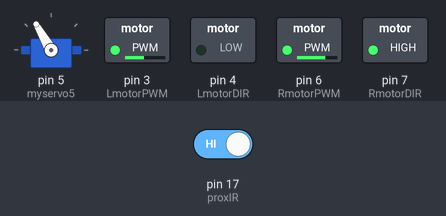
Recording of a sketch running on a simulated Arduino Uno, built with avr-gcc and run on an emulated ATmega328P. Shown: servo, switched loads named in the sketch (green lamp = pin HIGH). The inputs (shaded band) are chosen by the test bench; at power-on: pin 17 (proxIR) HIGH.

Above: at 1.3 s.
1.4 s: pin 17 (proxIR) driven LOW
At 2.1 s:
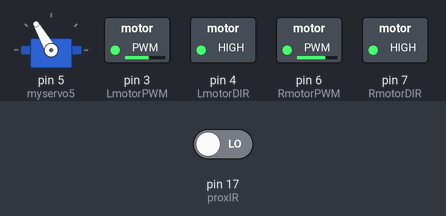
2.9 s: pin 17 (proxIR) driven HIGH
At 4.33 s:
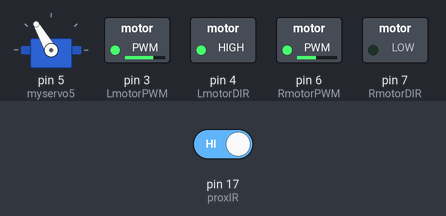
Timing chart, 0 to 11.9 s (numbered marks = the images above; inputs shaded):
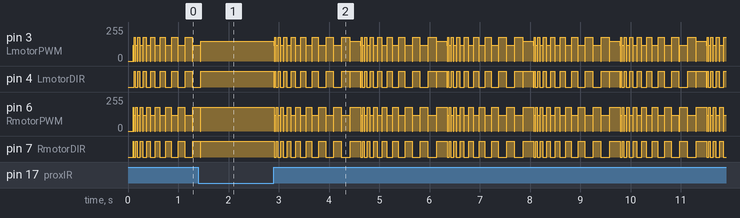

Measured:
- after the input at 1.4 s, pin 4 (LmotorDIR): goes on until 1.5 s, then stays HIGH; pin 6 (RmotorPWM): goes on until 1.5 s, then stays 180/255
- by itself, pin 4 (LmotorDIR): repeats every 0.09 s: LOW 0.05 s, HIGH 0.04 s
- by itself, pin 6 (RmotorPWM): repeats every 0.07 s: 0/255 0.01 s, 120/255 0.02 s, 0/255 0.01 s, 180/255 0.03 s

The sketch:

linefollower.ino
```cpp
/**
 * Exemple de code suiveur de ligne pour T-robo avec un seul capteur IR
 */
#include <Servo.h>

#define proxIR  17

Servo myservo5;
int val5 = 120;  // lever
uint16_t THROTTLE_OLD;

//motors
int LmotorPWM = 3;
int LmotorDIR = 4;
int RmotorPWM = 6;
int RmotorDIR = 7;

bool TurnL = 1;
int valT = 0;  // turn

void setup()
{
  myservo5.attach(5);
  myservo5.write(val5);

  pinMode(LmotorPWM, OUTPUT);
  pinMode(LmotorDIR, OUTPUT);
  digitalWrite(LmotorPWM, LOW);
  digitalWrite(LmotorDIR, LOW);
  pinMode(RmotorPWM, OUTPUT);
  pinMode(RmotorDIR, OUTPUT);
  digitalWrite(RmotorPWM, LOW);
  digitalWrite(RmotorDIR, LOW);

  pinMode(proxIR,INPUT);

  delay(100);
}


void loop()
{

  if (digitalRead(proxIR) == false) {    //forward
    analogWrite(LmotorPWM, 150);
    analogWrite(RmotorPWM, 180);
    digitalWrite(LmotorDIR, HIGH);
    digitalWrite(RmotorDIR, HIGH);
    valT = 0;
  }
  else {

    if (TurnL == 1) {
      analogWrite(RmotorPWM, 180); // left
      analogWrite(LmotorPWM, 120);//      digitalWrite(LmotorPWM, LOW);
      digitalWrite(LmotorDIR, LOW);
      digitalWrite(RmotorDIR, HIGH);
      delay(valT=valT+10);
      digitalWrite(LmotorPWM, LOW);
      digitalWrite(LmotorDIR, LOW);
      digitalWrite(RmotorPWM, LOW);
      digitalWrite(RmotorDIR, LOW);
      delay(10);
      if (digitalRead(proxIR) == true) {TurnL = 0; }
    }

    else {
      analogWrite(LmotorPWM, 180); // right
      digitalWrite(LmotorDIR, HIGH);
      analogWrite(RmotorPWM, 120); //     digitalWrite(RmotorPWM, LOW);
      digitalWrite(RmotorDIR, LOW);
      delay(valT=valT+10);
      digitalWrite(LmotorPWM, LOW);
      digitalWrite(LmotorDIR, LOW);
      digitalWrite(RmotorPWM, LOW);
      digitalWrite(RmotorDIR, LOW);
      delay(10);
      if (digitalRead(proxIR) == true) {TurnL = 1;}
    }

    if (valT >= 160) {
    analogWrite(LmotorPWM, 150);
    analogWrite(RmotorPWM, 180);
    digitalWrite(LmotorDIR, HIGH);
    digitalWrite(RmotorDIR, HIGH);
    valT = 0;
    delay(200);

    }
  }

}
```
